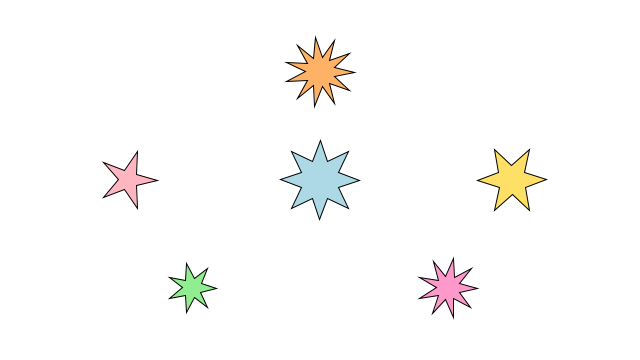
Frame 1 (no input)
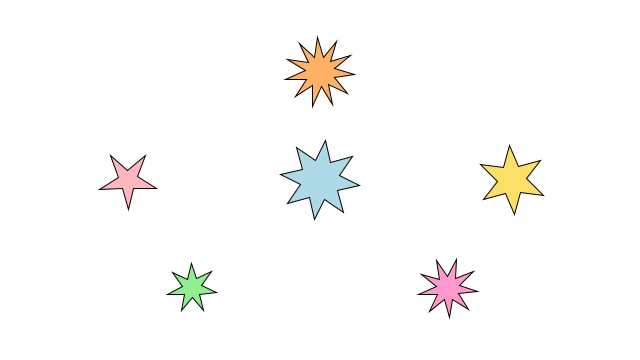
Frame 60 (the mouse pressed at the canvas centre just before this capture)
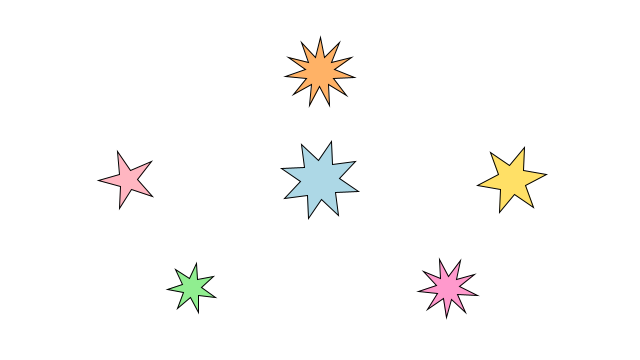
Frame 120 (the mouse held since frame 60 and released just before this capture)

The Processing sketch that drew these frames (run headless with seeded random() and noise(); from frame 60 on, the mouse is pressed at the canvas centre):

// Processing sketch: sketch_1
// ── sketch_1.pde
void setup() {
  size(640, 360);
}

void draw() {
  background(255); // 白色背景
  
  // 绘制第一个星星
  pushMatrix();
  translate(width * 0.2, height * 0.5);
  rotate(frameCount / 200.0);
  fill(255, 182, 193); // 马卡龙粉色
  star(0, 0, 10, 30, 5); 
  popMatrix();
  
  // 绘制第二个星星
  pushMatrix();
  translate(width * 0.5, height * 0.5);
  rotate(frameCount / 400.0);
  fill(173, 216, 230); // 马卡龙蓝色
  star(0, 0, 20, 40, 8); 
  popMatrix();
  
  // 绘制第三个星星
  pushMatrix();
  translate(width * 0.8, height * 0.5);
  rotate(frameCount / -100.0);
  fill(255, 224, 102); // 马卡龙黄色
  star(0, 0, 15, 35, 6); 
  popMatrix();
  
  // 添加更多种类的星星
  pushMatrix();
  translate(width * 0.3, height * 0.8);
  rotate(frameCount / 300.0);
  fill(144, 238, 144); // 马卡龙绿色
  star(0, 0, 10, 25, 7); 
  popMatrix();

  pushMatrix();
  translate(width * 0.7, height * 0.8);
  rotate(frameCount / 500.0);
  fill(255, 153, 204); // 马卡龙紫色
  star(0, 0, 12, 30, 9); 
  popMatrix();

  pushMatrix();
  translate(width * 0.5, height * 0.2);
  rotate(frameCount / 800.0);
  fill(255, 178, 102); // 马卡龙橙色
  star(0, 0, 15, 35, 11); 
  popMatrix();
}

void star(float x, float y, float radius1, float radius2, int npoints) {
  float angle = TWO_PI / npoints;
  float halfAngle = angle / 2.0;
  beginShape();
  for (float a = 0; a < TWO_PI; a += angle) {
    float sx = x + cos(a) * radius2;
    float sy = y + sin(a) * radius2;
    vertex(sx, sy);
    sx = x + cos(a + halfAngle) * radius1;
    sy = y + sin(a + halfAngle) * radius1;
    vertex(sx, sy);
  }
  endShape(CLOSE);
}
